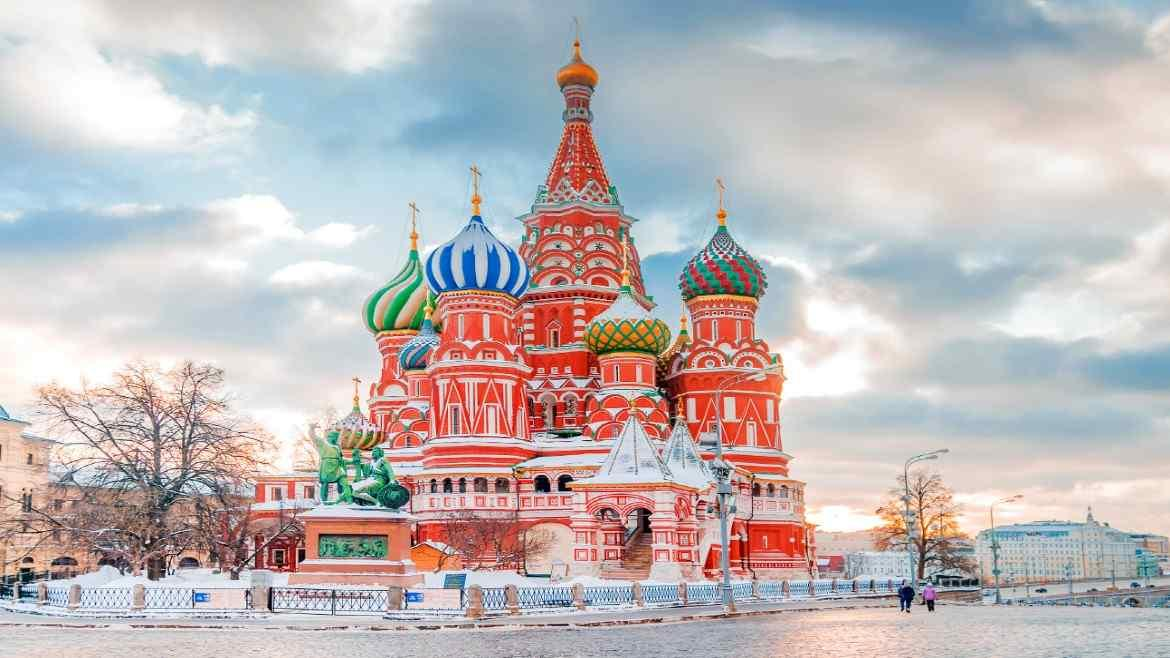
//> input picture Ejercicio/Catedral-San-Basilio.jpg, 1170 x 658 px, given in place of glaciar.jpg, which was not available
$ ./Principal1   (built with g++ and OpenCV 4)
//> lines starting //> are read from the running program, lines starting //| are printed output that depends on the picture; pictures that were not available may be replaced by others from this repository, and a replacement may not be noted
### Ejercicio/lbp-library-master/histogram.hpp
#ifndef HISTOGRAM_HPP_
#define HISTOGRAM_HPP_

#include <opencv2/opencv.hpp>
#include <limits>

namespace lbplibrary
{
  // templated functions
  template <typename _Tp>
  void histogram_(const cv::Mat& src, cv::Mat& hist, int numPatterns);

  template <typename _Tp>
  double chi_square_(const cv::Mat& histogram0, const cv::Mat& histogram1);

  // non-templated functions
  void spatial_histogram(const cv::Mat& src, cv::Mat& spatialhist, int numPatterns, const cv::Size& window, int overlap = 0);

  // wrapper functions
  void spatial_histogram(const cv::Mat& src, cv::Mat& spatialhist, int numPatterns, int gridx = 8, int gridy = 8, int overlap = 0);
  void histogram(const cv::Mat& src, cv::Mat& hist, int numPatterns);
  double chi_square(const cv::Mat& histogram0, const cv::Mat& histogram1);

  // Mat return type functions
  cv::Mat histogram(const cv::Mat& src, int numPatterns);
  cv::Mat spatial_histogram(const cv::Mat& src, int numPatterns, const cv::Size& window, int overlap = 0);
  cv::Mat spatial_histogram(const cv::Mat& src, int numPatterns, int gridx = 8, int gridy = 8, int overlap = 0);

  void show_multi_histogram(cv::Mat &img);
  void show_histogram(std::string const& name, cv::Mat1b const& image);
}
#endif

### Ejercicio/lbp-library-master/package_lbp/LBP.h
#pragma once

#include <opencv2/opencv.hpp>

#define _USE_MATH_DEFINES
#include <math.h>

namespace lbplibrary
{
  class LBP
  {
  public:
    virtual void run(const cv::Mat &img_input, cv::Mat &img_output){};
    virtual void run(const cv::Mat &img_input, std::vector<cv::Mat> &vec_output){};
    virtual ~LBP(){}
  };
}

### Ejercicio/lbp-library-master/lbplibrary.hpp
#pragma once

#include "package_lbp/LBP.h"
#include "package_lbp/olbp/OLBP.h"
#include "package_lbp/elbp/ELBP.h"
#include "package_lbp/varlbp/VARLBP.h"
#include "package_lbp/cslbp/CSLBP.h"
#include "package_lbp/csldp/CSLDP.h"
#include "package_lbp/oclbp/OCLBP.h"
#include "package_lbp/scslbp/SCSLBP.h"
#include "package_lbp/siltp/SILTP.h"
#include "package_lbp/xcslbp/XCSLBP.h"
#include "package_lbp/cssiltp/CSSILTP.h"
#include "package_lbp/bglbp/BGLBP.h"

#include "histogram.hpp"

### Ejercicio/LBPDescriptor1.hpp

#include <iostream>
#include <cstdlib>
#include <cstring>
#include <vector>
#include <cmath>

// Librerías de OpenCV
#include <opencv2/core/core.hpp> // Contiene las definiciones de matrices y otras
// estructuras que permiten representar imágenes
#include <opencv2/highgui/highgui.hpp> // Contiene funciones para crear ventanas y otros componentes gráficos
#include <opencv2/imgproc/imgproc.hpp> // Contiene funciones para procesar imágenes
#include <opencv2/imgcodecs/imgcodecs.hpp> // Contiene funciones para poder leer imágenes en distintos formatos
#include <opencv2/video/video.hpp> // Contiene funciones para manipulación de vídeo
#include <opencv2/videoio/videoio.hpp> // Contiene funciones para lectura y escritura de videos

//#include <opencv2/opencv.hpp> // Carga todas las librerías de OpenCV

#include <opencv2/objdetect/objdetect.hpp>
#include <opencv2/core/core.hpp>
#include <opencv2/highgui/highgui.hpp>
#include <opencv2/imgcodecs/imgcodecs.hpp>
#include <string>
#include <fstream>
#include <iostream>
#include <sys/types.h>
#include <vector>
#include <algorithm>
#include <cstdlib>
#include <dirent.h>
#include<sstream>
#include <filesystem>
#include "lbp-library-master/lbplibrary.hpp"

using namespace std;
using std::sort;
namespace fs= std::filesystem;
using namespace cv; // Espacio de nombres de la librería de OpenCV
using namespace lbplibrary;


/*
    Descriptor LBP basado en el paper Real-Time Surface Inspection by Texture
    de los autores Topi M¨aenp¨a¨a, Markus Turtinen and Matti Pietik¨ainen
*/

#define compab_mask_inc(ptr,shift) \
{ value |= ((unsigned int)(cntr - *ptr) & 0x80000000) \
>> (31-shift); ptr++; }

class LBPDescriptor{
    public:
        LBPDescriptor();
        int* LBP8(const int*, int, int);
        vector<int> LBP8(Mat);
};

class Prueba {
    private:
        int* LBP8(const int*, int, int);
    public:
         Prueba();
        vector<int> calcularHistogramaLBP(Mat);
        vector<string> cargarImagenes(const char* pathFolder);
        vector<string> subirImagenes(string ruta);
        double calcularDistanciaEuclidea(vector<int> histoTrain, vector<int> histoTest);
        void guardarHistograma(string nombre, vector<int> histograma);
        void calculaAciertoFallo(vector<string> clase, string path, Prueba* lbp,
        vector<int> clase1, vector<int> clase2);
};

### Ejercicio/LBPDescriptor1.cpp


#include "LBPDescriptor1.hpp"

// [4 lines left out: function LBPDescriptor, not called in this run]

/**
* Calculate a LBP8,1 feature vector for an image array.
* This function does not use interpolation. The input
* image is presented as a linear array, in raster-scan
* order. As a result, a newly allocated array of 256
* integers is returned.
**/
Prueba::Prueba()
{
}
vector<int> Prueba::calcularHistogramaLBP(Mat imagen)
{
    vector<int> histograma;
    int *data = (int *)malloc(imagen.rows * imagen.cols * sizeof(int));
    for (int i = 0, k = 0; i < imagen.rows; i++)
    {
        for (int j = 0; j < imagen.cols; j++, k++)
        {
            //data[k] = imagen.at<uchar>(i,j);
            *(data + k) = imagen.at<uchar>(i, j);
        }
    }
    int *histo = this->LBP8(data, imagen.rows, imagen.cols);
    for (int i = 0; i < 256; i++)
        histograma.push_back(histo[i]);
    free(data);
    return histograma;
}

// [9 lines left out: function calcularDistanciaEuclidea, not called in this run]

vector<string> Prueba::subirImagenes(string ruta)
{
    vector<string> archivos;
    for(const auto &entry:fs::directory_iterator(ruta)){
        archivos.push_back(entry.path());
    }
    sort(archivos.begin(),archivos.end());
    return archivos;
}


// [21 lines left out: function cargarImagenes, not called in this run]
void Prueba::guardarHistograma(string nombre, vector<int> histograma)
{
    ofstream outFile(nombre);
    for (int i = 0; i < histograma.size(); i++)
    {
        outFile << histograma[i] << ";";
    }
    cout << "Archivo: " << nombre << " guardado" << endl;
    outFile.close();
}

// [28 lines left out: function calculaAciertoFallo, not called in this run]
int *Prueba::LBP8(const int *data, int rows, int columns)
{
    const int
        *p0 = data,
        *p1 = p0 + 1,
        *p2 = p1 + 1,
        *p3 = p2 + columns,
        *p4 = p3 + columns,
        *p5 = p4 - 1,
        *p6 = p5 - 1,
        *p7 = p6 - columns,
        *center = p7 + 1;
    int r, c, cntr;
    unsigned int value;
    int *result = (int *)malloc(256 * sizeof(int));
    memset(result, 0, 256 * sizeof(int));
    for (r = 0; r < rows - 2; r++)
    {
        for (c = 0; c < columns - 2; c++)
        {
            value = 0;
            cntr = *center - 1;
            compab_mask_inc(p0, 0);
            compab_mask_inc(p1, 1);
            compab_mask_inc(p2, 2);
            compab_mask_inc(p3, 3);
            compab_mask_inc(p4, 4);
            compab_mask_inc(p5, 5);
            compab_mask_inc(p6, 6);
            compab_mask_inc(p7, 7);
            center++;
            result[value]++;
        }
        p0 += 2;
        p1 += 2;
        p2 += 2;
        p3 += 2;
        p4 += 2;
        p5 += 2;
        p6 += 2;
        p7 += 2;
        center += 2;
    }
    return result;
}

//---------------------
// [70 lines left out: functions LBP8, LBP8, not called in this run]

### Ejercicio/Principal1.cpp

#include "LBPDescriptor1.hpp"

int main(int argc, char *argv[])
{

    Mat imgGlaciar = imread("glaciar.jpg");
//> imgGlaciar is the input picture: 658 rows x 1170 cols, CV_8UC3; mean B, G, R 185.1, 184.3, 191.4
    Mat imgGirasol = imread("girasol-m.jpg");
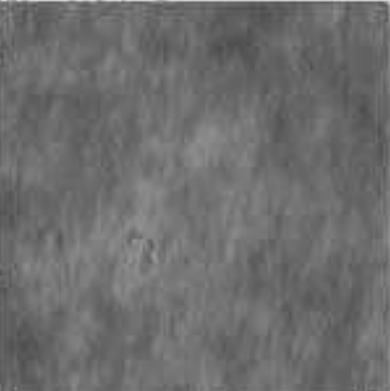
//> input picture Ejercicio/Textura.png, 390 x 391 px, given in place of girasol-m.jpg, which was not available
//> imgGirasol is the input picture: 391 rows x 390 cols, CV_8UC3; min 74, max 218, mean 109.2

    cvtColor(imgGlaciar,imgGlaciar, COLOR_BGR2Lab);
//> imgGlaciar: 658 rows x 1170 cols, CV_8UC3; mean of channels 0, 1, 2 193, 131.7, 129.5
    cvtColor(imgGirasol, imgGirasol, COLOR_BGR2Lab);
//> imgGirasol: 391 rows x 390 cols, CV_8UC3; mean of channels 0, 1, 2 117.7, 128, 128
    namedWindow("Textura Glaciar", WINDOW_AUTOSIZE);
    namedWindow("Textura Girasol", WINDOW_AUTOSIZE);
    imshow("Textura Glaciar", imgGlaciar);
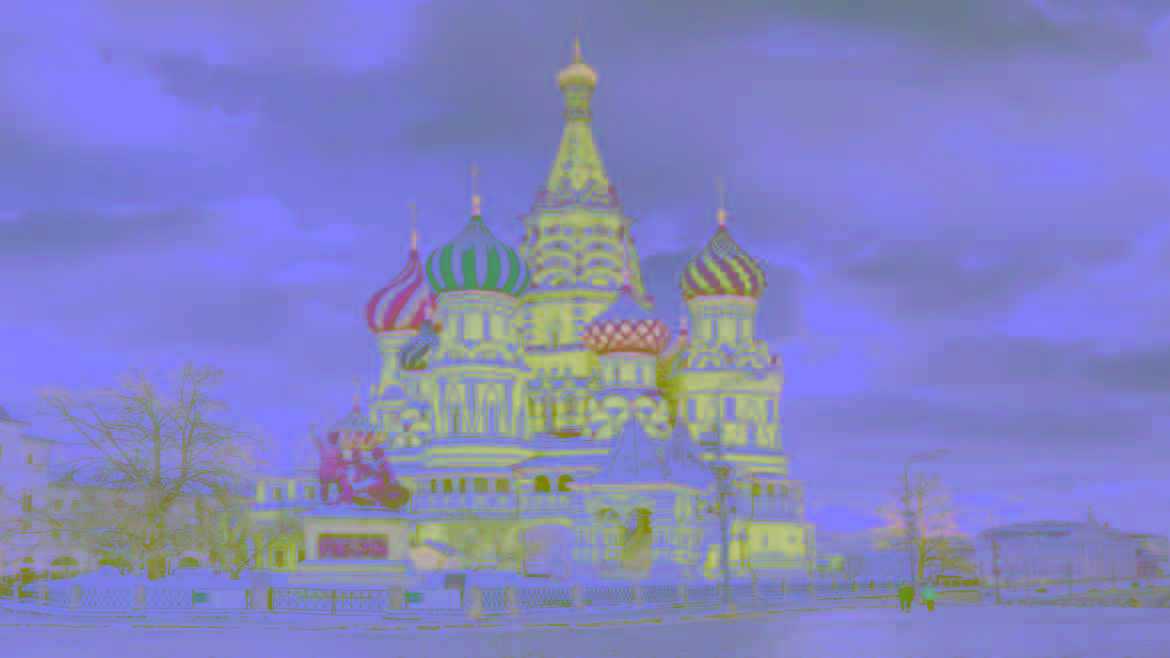
//> window 'Textura Glaciar': 658 rows x 1170 cols, CV_8UC3; mean B, G, R 193, 131.7, 129.5
    imshow("Textura Girasol", imgGirasol);
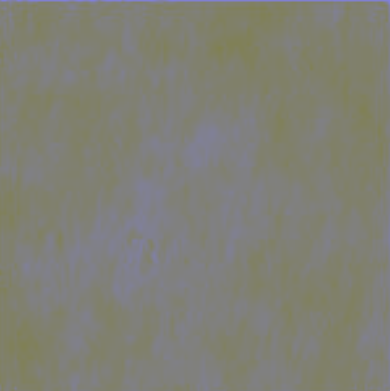
//> window 'Textura Girasol': 391 rows x 390 cols, CV_8UC3; mean B, G, R 117.7, 128, 128


    Prueba *lbp = new Prueba();
    //Calculamos el histograma de las imagenes ingresadas
    vector<int> histoGlaciar = lbp->calcularHistogramaLBP(imgGlaciar);
//> the loop in calcularHistogramaLBP, `for (int i = 0, k = 0; i < imagen.rows; i++)` made 658 passes
//> k on passes 1 to 3: 1170, 2340, 3510
//> the loop in LBP8, `for (r = 0; r < rows - 2; r++)` made 656 passes
//> (value, cntr) on passes 1 to 3: (255, 127), (255, 127), (255, 127)
//> after the loop in LBP8, `for (r = 0; r < rows - 2; r++)`: value = 227; cntr = 128
//> after the loop in calcularHistogramaLBP, `for (int i = 0; i < 256; i++)`: histograma = 256 values, max 215351 at index 255, min 0 at index 85, mean 2993
//> histoGlaciar has the same summary as histograma in calcularHistogramaLBP
    vector<int> histoGirasol = lbp->calcularHistogramaLBP(imgGirasol);
//> the loop in calcularHistogramaLBP (call 2), `for (int i = 0, k = 0; i < imagen.rows; i++)` made 391 passes
//> k on passes 1 to 3: 390, 780, 1170
//> the loop in LBP8 (call 2), `for (r = 0; r < rows - 2; r++)` made 389 passes
//> value on passes 1 to 3: 191, 63, 62
//> histoGirasol = 256 values, max 41471 at index 62, min 0 at index 1, mean 589.6
    //guardamos el histograma en un archivo csv dependiendo su clase
    lbp->guardarHistograma("histogramaimgGlaciar.csv", histoGlaciar);
    lbp->guardarHistograma("histogramaimgGirasol.csv", histoGirasol);
    string pathGlaciar = "Glaciares";
    string pathGirasol = "Girasoles";


    vector<string> Pared = lbp->subirImagenes(pathGlaciar);
//> (the run ends here: the program stops with an error, at `for(const auto &entry:fs::directory_iterator(ruta))`)
